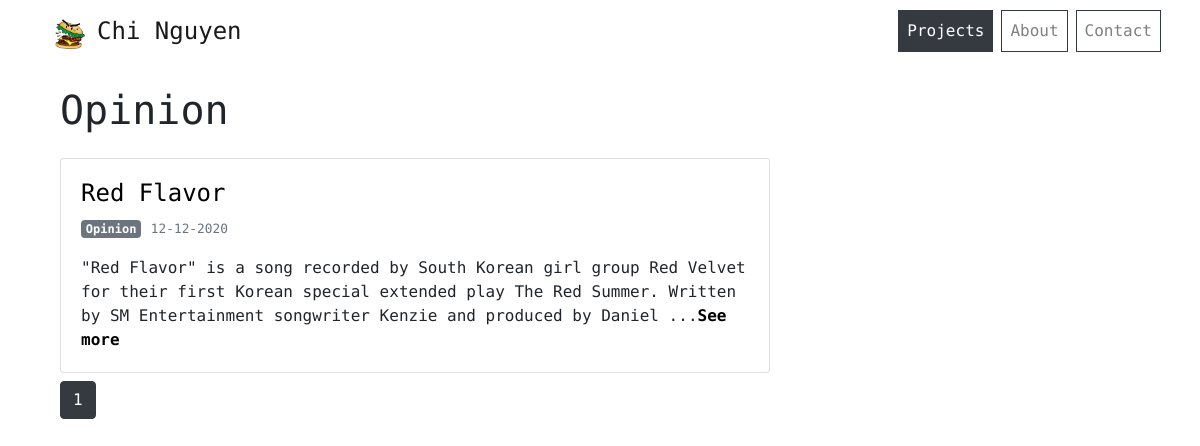
The page /category/opinion/ on the database as committed earlier.
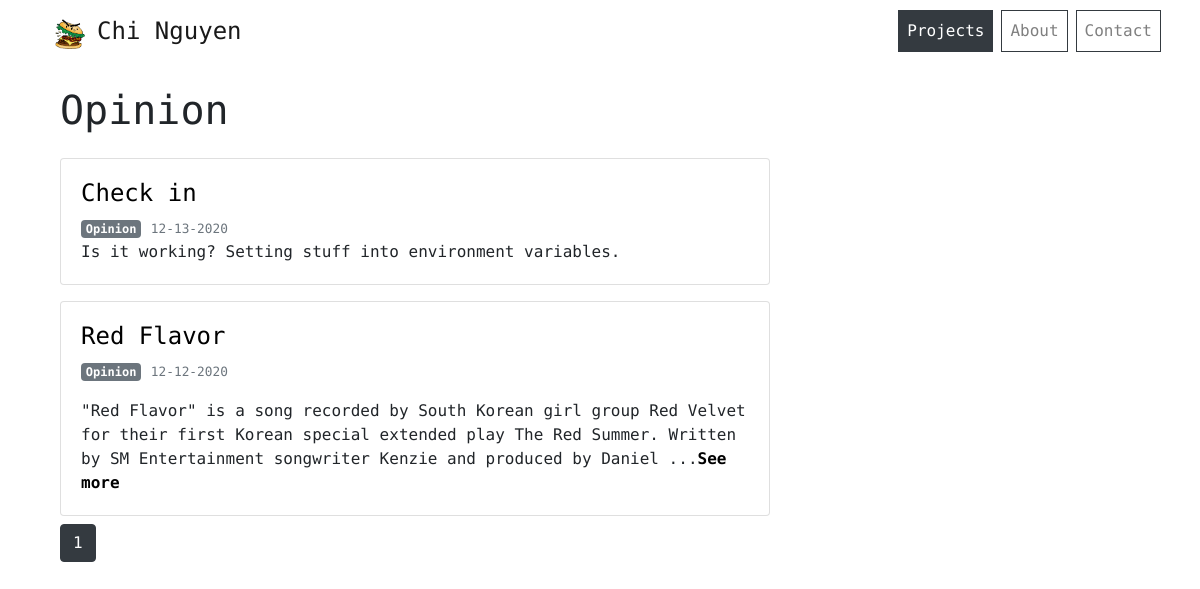
The same page on the database as committed later.
### chiblog/Blog/blog_model.py (models this page shows, shortened)
class Blog(db.Model):
    id = db.Column(db.Integer, primary_key=True)
    title = db.Column(db.String(100), nullable=False)
    content = db.Column(db.Text, nullable=False)
    image = db.Column(db.String(20), nullable=True, default = 'default.jpg')
    created_at = db.Column(db.DateTime, nullable = False, default = datetime.utcnow)
    category_id = db.Column(db.Integer, db.ForeignKey('category.id'), nullable=False)
    category = db.relationship('Category', backref= db.backref('blogs', lazy=True))

class Category(db.Model):
    id = db.Column(db.Integer, primary_key=True)
    name = db.Column(db.String(20), default = 'story')

### chiblog/Blog/blog_routes.py (the view)
@blog.route("/category/<string:category>", methods=['GET'])
@blog.route("/category/<string:category>/", methods=['GET'])
def category_blog(category):
    cat = Category.query.filter_by(name= category).first()
    page = request.args.get('page', 1, type=int)
    blogs = Blog.query.filter_by(category = cat).order_by(Blog.created_at.desc()).paginate(page=page, per_page=5)
    return render_template('category.html', blogs = blogs, legend = category)

### chiblog/templates/category.html
{% extends "layout.html" %}
{% block content %}
<div class="container-fluid padding">
<div class="row">
    <div class="col-12">
    <h1 class="mt-3">
        {{ legend.capitalize() }}
    </h1>
    </div>
    <div class="col-lg-8 col-md-12">
        {% for blog in blogs.items %}
        <div class="card mt-3 mb-2">
        <div class="card-body">
            <h4 class="mt-0"><a href="{{ url_for('blog.one_blog', blog_id = blog.id) }}">{{ blog.title }}</a></h5>
            <a href="#" class="badge badge-secondary" aria-pressed="true">{{ blog.category.name.capitalize() }}</a>
            <small class="text-muted">{{ blog.created_at.strftime('%m-%d-%Y') }}</small>
            {% if blog.content|length >= 200 %}
            <p class="card-text mt-3"> {{ blog.content[:200] }} ...<a href="{{ url_for('blog.one_blog', blog_id = blog.id) }}"><b>See more</b></a></p>
            {% else %}
            <p class="card-text"> {{ blog.content }}</p>
            {% endif %}
            </div>
        </div>
        {% endfor %}
    </div>
</div>
    {% for page_num in blogs.iter_pages(left_edge=1, right_edge=1, left_current=1, right_current=2) %}
      {% if page_num %}
        {% if blogs.page == page_num %}
          <a class="btn btn-dark mb-4" href="{{ url_for('blog.blogs', page=page_num) }}">{{ page_num }}</a>
        {% else %}
          <a class="btn btn-outline-dark mb-4" href="{{ url_for('blog.blogs', page=page_num) }}">{{ page_num }}</a>
        {% endif %}
      {% else %}
        ...
      {% endif %}
    {% endfor %}
</div>
{% endblock content %}

Rows that differ between the two databases and show on the page:
added Blog: title "Check in", category.name "Opinion", created_at "12-13-2020", content "Is it working? Setting stuff into environment variables."
